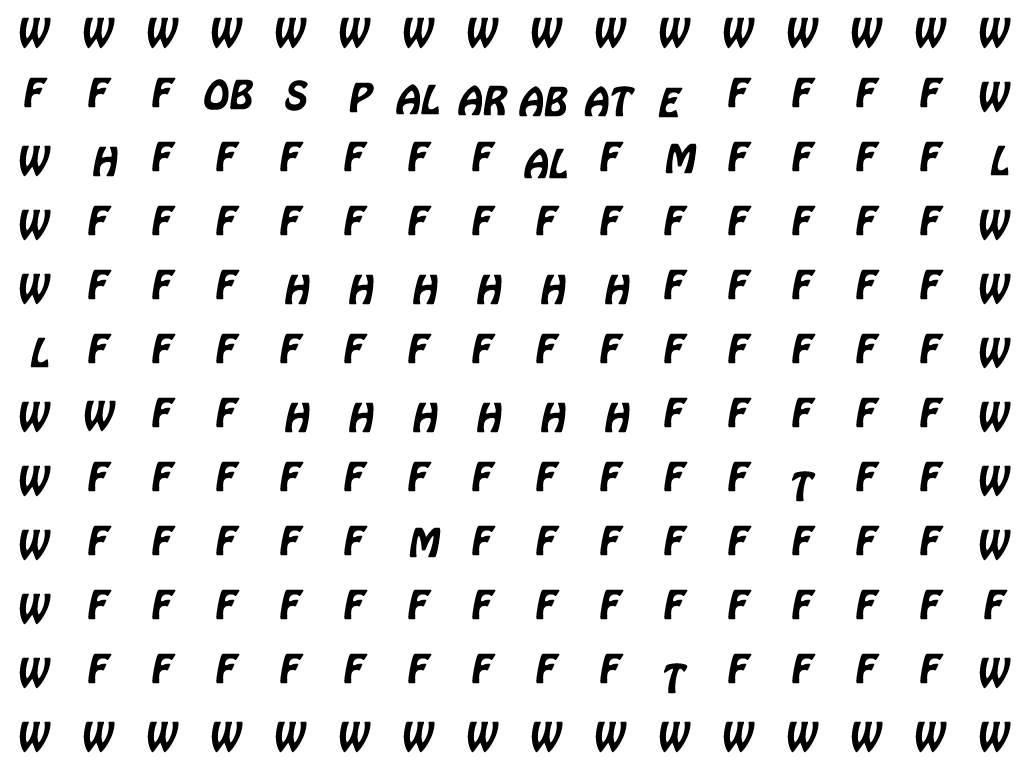

The image is a tile-based game level rendered from a .tmx file. Its description and source (layers, tilesets, objects; grid data summarised) follow:
An orthogonal 16x12 tile map with 64x64 px tiles, 3 tile layers (piso, muros, elementos) and 36 objects (13x trap, 11x money, 7x obstacle, 2x path, 2x arrow, ...).

<map version="1.0" orientation="orthogonal" renderorder="right-down" width="16" height="12" tilewidth="64" tileheight="64">
 <tileset firstgid="1" name="tileset-template" tilewidth="64" tileheight="64">
  <image source="tileset-template.png" width="1024" height="1024" />
 </tileset>
 <layer name="piso" width="16" height="12">
  <data>[192 cells, 192 non-empty, 1 distinct tile ids]</data>
 </layer>
 <layer name="muros" width="16" height="12">
  <data>[192 cells, 52 non-empty, 3 distinct tile ids]</data>
 </layer>
 <layer name="elementos" width="16" height="12">
  <data>[192 cells, 28 non-empty, 12 distinct tile ids]</data>
 </layer>
 <objectgroup name="objetos">
  <object name="gold" type="money" x="192" y="64" width="64" height="64">
   <properties>
    <property name="class" value="gold" />
   </properties>
  </object>
  <object name="hole" type="trap" x="256" y="256" width="64" height="64">
   <properties>
    <property name="class" value="trap" />
   </properties>
  </object>
  <object name="rock1" type="obstacle" x="384" y="128" width="64" height="64">
   <properties>
    <property name="class" value="obstacle" />
    <property name="destroyable" value="false" />
   </properties>
  </object>
  <object name="rock1" type="obstacle" x="192" y="256" width="64" height="64">
   <properties>
    <property name="class" value="obstacle" />
    <property name="destroyable" value="false" />
   </properties>
  </object>
  <object name="rock1" type="obstacle" x="192" y="384" width="64" height="64">
   <properties>
    <property name="class" value="obstacle" />
    <property name="destroyable" value="false" />
   </properties>
  </object>
  <object name="player_start" type="path" x="0" y="64" width="64" height="64" />
  <object name="player_end" type="path" x="960" y="576" width="64" height="64" />
  <object name="gold" type="money" x="192" y="320" width="64" height="64">
   <properties>
    <property name="class" value="gold" />
   </properties>
  </object>
  <object name="rock1" type="obstacle" x="896" y="512" width="64" height="64">
   <properties>
    <property name="class" value="obstacle" />
    <property name="destroyable" value="false" />
   </properties>
  </object>
  <object name="rock1" type="obstacle" x="704" y="320" width="64" height="64">
   <properties>
    <property name="class" value="obstacle" />
    <property name="destroyable" value="false" />
   </properties>
  </object>
  <object name="gold" type="money" x="256" y="320" width="64" height="64">
   <properties>
    <property name="class" value="gold" />
   </properties>
  </object>
  <object name="gold" type="money" x="320" y="320" width="64" height="64">
   <properties>
    <property name="class" value="gold" />
   </properties>
  </object>
  <object name="gold" type="money" x="384" y="320" width="64" height="64">
   <properties>
    <property name="class" value="gold" />
   </properties>
  </object>
  <object name="gold" type="money" x="448" y="320" width="64" height="64">
   <properties>
    <property name="class" value="gold" />
   </properties>
  </object>
  <object name="gold" type="money" x="512" y="320" width="64" height="64">
   <properties>
    <property name="class" value="gold" />
   </properties>
  </object>
  <object name="gold" type="money" x="576" y="320" width="64" height="64">
   <properties>
    <property name="class" value="gold" />
   </properties>
  </object>
  <object name="hole" type="trap" x="256" y="384" width="64" height="64">
   <properties>
    <property name="class" value="trap" />
   </properties>
  </object>
  <object name="hole" type="trap" x="320" y="384" width="64" height="64">
   <properties>
    <property name="class" value="trap" />
   </properties>
  </object>
  <object name="hole" type="trap" x="320" y="256" width="64" height="64">
   <properties>
    <property name="class" value="trap" />
   </properties>
  </object>
  <object name="hole" type="trap" x="384" y="384" width="64" height="64">
   <properties>
    <property name="class" value="trap" />
   </properties>
  </object>
  <object name="hole" type="trap" x="384" y="256" width="64" height="64">
   <properties>
    <property name="class" value="trap" />
   </properties>
  </object>
  <object name="hole" type="trap" x="448" y="384" width="64" height="64">
   <properties>
    <property name="class" value="trap" />
   </properties>
  </object>
  <object name="hole" type="trap" x="448" y="256" width="64" height="64">
   <properties>
    <property name="class" value="trap" />
   </properties>
  </object>
  <object name="hole" type="trap" x="512" y="384" width="64" height="64">
   <properties>
    <property name="class" value="trap" />
   </properties>
  </object>
  <object name="hole" type="trap" x="512" y="256" width="64" height="64">
   <properties>
    <property name="class" value="trap" />
   </properties>
  </object>
  <object name="hole" type="trap" x="576" y="256" width="64" height="64">
   <properties>
    <property name="class" value="trap" />
   </properties>
  </object>
  <object name="hole" type="trap" x="576" y="384" width="64" height="64">
   <properties>
    <property name="class" value="trap" />
   </properties>
  </object>
  <object name="hole" type="trap" x="128" y="384" width="64" height="64">
   <properties>
    <property name="class" value="trap" />
   </properties>
  </object>
  <object name="rock1" type="obstacle" x="768" y="128" width="64" height="64">
   <properties>
    <property name="class" value="obstacle" />
    <property name="destroyable" value="false" />
   </properties>
  </object>
  <object name="rock1" type="obstacle" x="192" y="576" width="64" height="64">
   <properties>
    <property name="class" value="obstacle" />
    <property name="destroyable" value="false" />
   </properties>
  </object>
  <object name="gold" type="money" x="64" y="640" width="64" height="64">
   <properties>
    <property name="class" value="gold" />
   </properties>
  </object>
  <object name="gold" type="money" x="128" y="640" width="64" height="64">
   <properties>
    <property name="class" value="gold" />
   </properties>
  </object>
  <object name="gold" type="money" x="192" y="640" width="64" height="64">
   <properties>
    <property name="class" value="gold" />
   </properties>
  </object>
  <object name="arrow_left" type="arrow" x="192" y="192" width="64" height="64" />
  <object name="arrow_up" type="arrow" x="64" y="192" width="64" height="64" />
 </objectgroup>
 <objectgroup name="game" visible="0">
  <object name="DATA" type="game-data" x="-192" y="128" width="192" height="192">
   <properties>
    <property name="load-sfx" value="" />
    <property name="music" value="" />
   </properties>
  </object>
 </objectgroup>
</map>